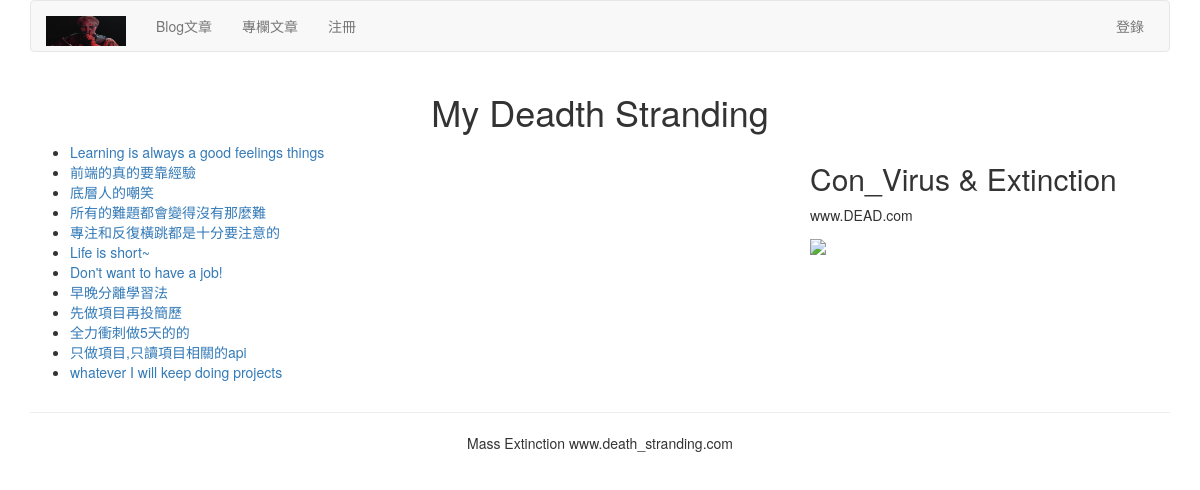
Screenshot of /blog/ with the database file from the repository.
### blog/models.py (models this page shows, shortened)
class BlogArticles(models.Model):
    title = models.CharField(max_length=300)
    author = models.ForeignKey(User, on_delete=models.CASCADE, related_name='blog_posts')
    body = models.TextField()
    publish = models.DateTimeField(default=timezone.now)
    class Meta:
        ordering = ('-publish',)

### blog/views.py (the view)
# urls.py: path('',views.blog_title,name='blog_title'),
def blog_title(request):
    blogs = BlogArticles.objects.all()
    return render(request,'blog/titles.html',{'blogs':blogs})

### templates/blog/titles.html (shortened to what this page needs)
{% extends "base.html" %}
{% block content %}
<div class="row text-center vertical-middle-sm">
    <h1>My Deadth Stranding</h1>
</div>
<div class="row">
    <div class="col-xs-12 col-md-8">
    <ul>
    {% for blog in blogs %}
        <li><a href="{{ blog.id }}">{{ blog.title }}</a></li>
    {% endfor %}
    </ul>
    </div>
    <div class="col-xs-6 col-md-4">
    <h2>Con_Virus & Extinction</h2>
    <p>   www.DEAD.com</p>
    <img width="318px" src="https://www.3dmgame.com/uploads/allimg/160616/317-160616143428.jpg">
    </div>
</div>
{% endblock %}

### templates/base.html (shortened to what this page needs)
{% load static %}
<!DOCTYPE html>
<html lang="zh-cn">
<head>
    <link rel="stylesheet" href="{% static 'css/bootstrap.css' %}">
    </head>
    <body>
        {% include 'header.html' %}
        <div class="container">
            {% block content %} {% endblock %}
        </div>
        {% include "footer.html" %}
    </body>
</html>

### templates/header.html (shortened to what this page needs)
{% load static %}
<div class="container">
    <nav class="navbar navbar-default" role="navigation">
        <div class="navbar-header">
            <a class="navbar-brand" href="https://tzfile.com">
                <img src="{% static '/images/logo.png' %}" height='30px' width="80px" alt='No Pic'>
            </a>
        </div>
        <div>
            <ul class="nav navbar-nav" role="navigation">
                <li><a href="{% url 'blog:blog_title' %}">Blog文章</a></li>
                <li><a href="{% url 'article:article_titles' %}">專欄文章</a></li>
                <li><a href="{% url 'account:user_register' %}">注冊</a></li>
            </ul>
            <ul class="nav navbar-nav navbar-right" style="margin-right:10px">
           {% if user.is_authenticated %}
           <li>
           <div class="dropdown" style="margin-top:8px">
                        <button class='btn btn-default dropdown-toggle' type='button' id='dropdownMenu' data-toggle='dropdown'>{{ user.username.upper }}
                            <span class='caret'></span>
                        </button>
                        <ul class="dropdown-menu">
                            <li><a href="{% url 'account:password_change' %}">修改密码</a></li>
                            <li><a href="{% url 'account:my_information' %}">个人信息</a></li>
                            <li><a href="{% url 'account:my_image' %}">修改頭像</a></li>
                            <li><a href="{% url 'article:article_column' %}">後臺管理</a></li>
                        </ul.
           <li><a href="{% url 'account:user_logout' %}">退出</a></li>
           {% else %}
            <li><a href="{% url 'account:user_login' %}">登錄</a></li>
            {% endif %}
            </ul>
        </div>
    </nav>
</div>

### templates/footer.html
<div class="container"> <hr>
    <p class="text-center">Mass Extinction  www.death_stranding.com</p>
</div>

### rows the page displays
BlogArticles: title "Learning is always a good feelings things"
BlogArticles: title "前端的真的要靠經驗"
BlogArticles: title "底層人的嘲笑"
BlogArticles: title "所有的難題都會變得沒有那麼難"
BlogArticles: title "專注和反復橫跳都是十分要注意的"
BlogArticles: title "Life is short~"
BlogArticles: title "Don't want to have a job!"
BlogArticles: title "早晚分離學習法"
BlogArticles: title "先做項目再投簡歷"
BlogArticles: title "全力衝刺做5天的的"
BlogArticles: title "只做項目,只讀項目相關的api"
BlogArticles: title "whatever I will keep doing projects"
